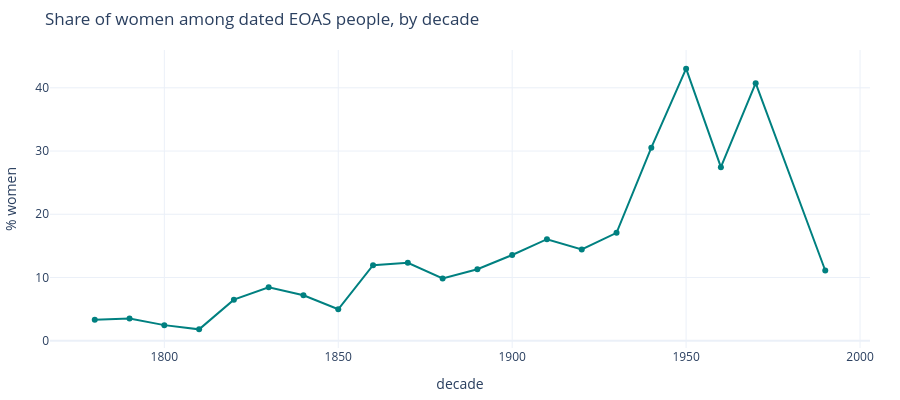

Write notebook code for a chart like this one.
### Code cell
fig = px.line(
    x=share.index, y=share.values, markers=True,
    title="Share of women among dated EOAS people, by decade",
    labels={"x": "decade", "y": "% women"},
)
fig.update_traces(line_color="#008080")
fig.update_layout(template="plotly_white", height=400, margin=dict(l=10, r=30, t=50, b=10))
fig.show()

### Figure 1 — Plotly figure (JSON) as saved in the notebook; plotly's stock layout.template omitted (floating-point values rounded to 4 significant figures)
{"data": [{"hovertemplate": "decade=%{x}<br>% women=%{y}<extra></extra>", "legendgroup": "", "line": {"color": "#008080", "dash": "solid"}, "marker": {"symbol": "circle"}, "mode": "lines+markers", "name": "", "orientation": "v", "showlegend": false, "type": "scatter", "x": [1780, 1790, 1800, 1810, 1820, 1830, 1840, 1850, 1860, 1870, 1880, 1890, 1900, 1910, 1920, 1930, 1940, 1950, 1960, 1970, 1990], "xaxis": "x", "y": [3.333, 3.509, 2.469, 1.802, 6.494, 8.462, 7.186, 4.975, 11.95, 12.32, 9.863, 11.31, 13.56, 16.06, 14.44, 17.07, 30.53, 43.03, 27.45, 40.74, 11.11], "yaxis": "y"}], "layout": {"height": 400, "legend": {"tracegroupgap": 0}, "margin": {"b": 10, "l": 10, "r": 30, "t": 50}, "title": {"text": "Share of women among dated EOAS people, by decade"}, "xaxis": {"anchor": "y", "domain": [0, 1], "title": {"text": "decade"}}, "yaxis": {"anchor": "x", "domain": [0, 1], "title": {"text": "% women"}}}}
